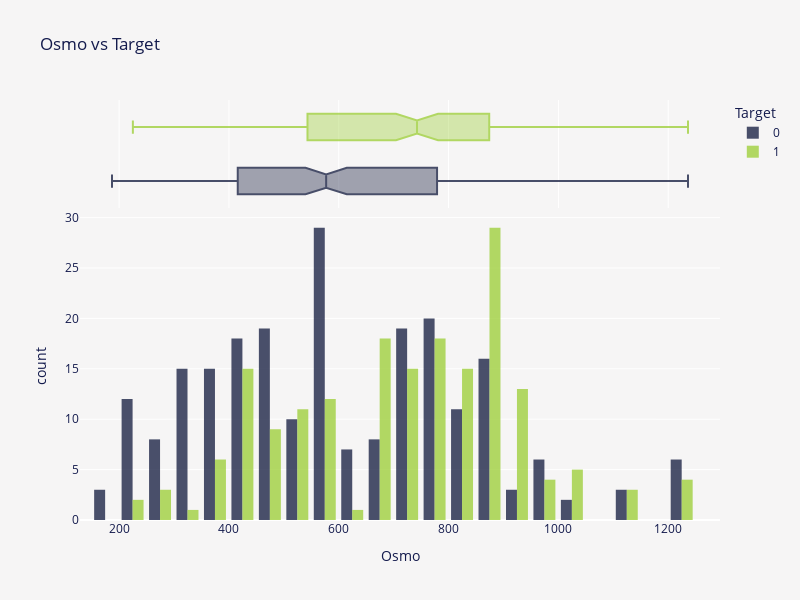

Here is the notebook cell this chart was saved with:
### Markdown cell above
<p style="font-size:20px; font-family:JetBrains Mono; color:#3E3F4C; border-bottom: 3px solid #2a357d">Notes 📜</p>
<blockquote style="margin-right:auto; margin-left:auto; background-color:#fffaf6; padding: 15px; border-radius: 10px 10px">
    <ul style="font-size:16px; font-family:JetBrains Mono; color:#3E3F4C; margin-right: 10px; margin-top: 2px; margin-bottom: 2px">
        <li>Regarding <code>Ph</code>, it's hard to say whether lower or higher values are related to kidney presence.</li>
    </ul>
</blockquote>

### Code cell
fig = px.histogram(
    train,
    x="Osmo",
    color="Target",
    color_discrete_sequence=["#0f173b", "#9acd32"],
    marginal="box",
    barmode="group",
    hover_data=train.columns,
    height=600,
    width=800,
    title="Osmo vs Target",
)
fig.update_layout(
    font=dict(color=FONT_COLOR),
    plot_bgcolor=BACKGROUND_COLOR,
    paper_bgcolor=BACKGROUND_COLOR,
    bargap=0.2,
)
fig.update_traces(opacity=0.75)
fig.show()

### Figure 1 — Plotly figure (JSON) as saved in the notebook; plotly's stock layout.template omitted (floating-point values rounded to 4 significant figures; data arrays with more than 128 entries replaced by an {"elided": "..."} marker saying what was removed)
{"data": [{"alignmentgroup": "True", "bingroup": "x", "hovertemplate": "Target=0<br>Osmo=%{x}<br>count=%{y}<extra></extra>", "legendgroup": "0", "marker": {"color": "#0f173b", "pattern": {"shape": ""}}, "name": "0", "offsetgroup": "0", "opacity": 0.75, "orientation": "v", "showlegend": true, "type": "histogram", "x": {"elided": "230 int values"}, "xaxis": "x", "yaxis": "y"}, {"alignmentgroup": "True", "customdata": {"elided": "230x6 float values"}, "hovertemplate": "Target=%{customdata[5]}<br>Osmo=%{x}<br>Gravity=%{customdata[0]}<br>Ph=%{customdata[1]}<br>Cond=%{customdata[2]}<br>Urea=%{customdata[3]}<br>Calc=%{customdata[4]}<extra></extra>", "legendgroup": "0", "marker": {"color": "#0f173b"}, "name": "0", "notched": true, "offsetgroup": "0", "opacity": 0.75, "showlegend": false, "type": "box", "x": {"elided": "230 int values"}, "xaxis": "x2", "yaxis": "y2"}, {"alignmentgroup": "True", "bingroup": "x", "hovertemplate": "Target=1<br>Osmo=%{x}<br>count=%{y}<extra></extra>", "legendgroup": "1", "marker": {"color": "#9acd32", "pattern": {"shape": ""}}, "name": "1", "offsetgroup": "1", "opacity": 0.75, "orientation": "v", "showlegend": true, "type": "histogram", "x": {"elided": "184 int values"}, "xaxis": "x", "yaxis": "y"}, {"alignmentgroup": "True", "customdata": {"elided": "184x6 float values"}, "hovertemplate": "Target=%{customdata[5]}<br>Osmo=%{x}<br>Gravity=%{customdata[0]}<br>Ph=%{customdata[1]}<br>Cond=%{customdata[2]}<br>Urea=%{customdata[3]}<br>Calc=%{customdata[4]}<extra></extra>", "legendgroup": "1", "marker": {"color": "#9acd32"}, "name": "1", "notched": true, "offsetgroup": "1", "opacity": 0.75, "showlegend": false, "type": "box", "x": {"elided": "184 int values"}, "xaxis": "x2", "yaxis": "y2"}], "layout": {"bargap": 0.2, "barmode": "group", "font": {"color": "#141B4D"}, "height": 600, "legend": {"title": {"text": "Target"}, "tracegroupgap": 0}, "paper_bgcolor": "#F6F5F5", "plot_bgcolor": "#F6F5F5", "title": {"text": "Osmo vs Target"}, "width": 800, "xaxis": {"anchor": "y", "domain": [0, 1], "title": {"text": "Osmo"}}, "xaxis2": {"anchor": "y2", "domain": [0, 1], "matches": "x", "showgrid": true, "showticklabels": false}, "yaxis": {"anchor": "x", "domain": [0, 0.7326], "title": {"text": "count"}}, "yaxis2": {"anchor": "x2", "domain": [0.7426, 1], "matches": "y2", "showgrid": false, "showline": false, "showticklabels": false, "ticks": ""}}}
